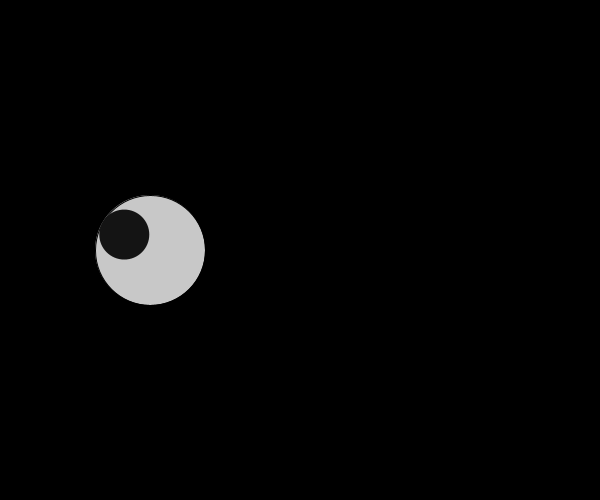
Frame 1 (no input)
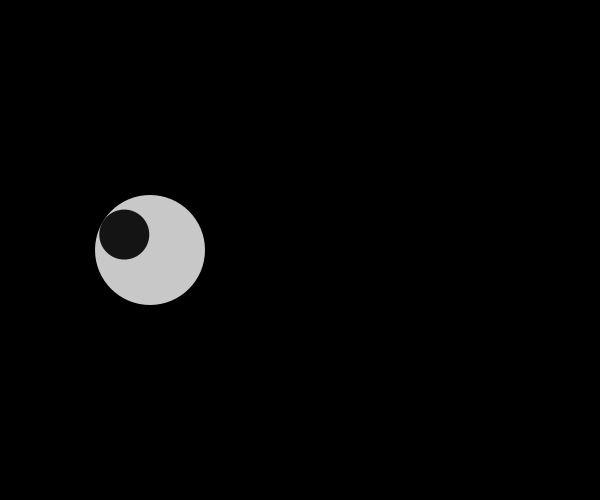
Frame 60 (the mouse pressed at the canvas centre just before this capture)
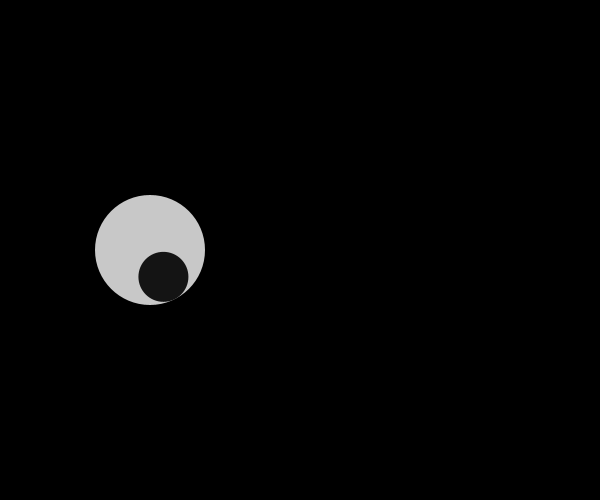
Frame 120 (the mouse held since frame 60 and released just before this capture)

The Processing sketch that drew these frames (run headless with seeded random() and noise(); from frame 60 on, the mouse is pressed at the canvas centre):

// Processing sketch: sketch_190218_oeil_mouse
// ── sketch_190218_oeil_mouse.pde
float angle = 0;
float R = 30;      
float xEye = 150; // position en x de l'oeil
float yEye = 250; // position en y de l'oeil

// Pour en mettre un deuxième 
float angle2 = 0;
float R2 = 30;
// float xEye2 = ...
// float yEye2 = ...


void setup()
{
   size(600,500);
}

void draw()
{
  background(0);

  // Premier oeil (xEye, yEye, R, angle)
  fill(200);
  ellipse(xEye,yEye,110,110);
  
  fill(20);
  noStroke();
  angle = atan2(mouseY-xEye, mouseX-yEye);
  ellipse( xEye+R*cos(angle),yEye+R*sin(angle),50,50 );

  // Deuième oeil ici (xEye, yEye, R, angle)
  // ...
  
}
